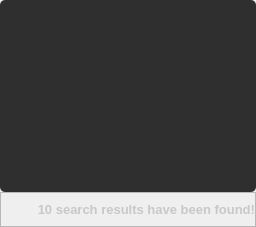
            <widget class="QWidget" name="tb_search">
             <attribute name="icon">
              <iconset>
               <normalon>:/search/procurar.png</normalon>
              </iconset>
             </attribute>
             <attribute name="title">
              <string>Search</string>
             </attribute>
             <layout class="QVBoxLayout" name="verticalLayout_8">
              <property name="spacing">
               <number>0</number>
              </property>
              <property name="leftMargin">
               <number>0</number>
              </property>
              <property name="topMargin">
               <number>0</number>
              </property>
              <property name="rightMargin">
               <number>0</number>
              </property>
              <property name="bottomMargin">
               <number>0</number>
              </property>
              <item>
               <widget class="QFrame" name="fr_search_list">
                <property name="frameShape">
                 <enum>QFrame::NoFrame</enum>
                </property>
                <property name="frameShadow">
                 <enum>QFrame::Raised</enum>
                </property>
                <layout class="QHBoxLayout" name="horizontalLayout_17">
                 <property name="spacing">
                  <number>0</number>
                 </property>
                 <property name="leftMargin">
                  <number>0</number>
                 </property>
                 <property name="topMargin">
                  <number>0</number>
                 </property>
                 <property name="rightMargin">
                  <number>0</number>
                 </property>
                 <property name="bottomMargin">
                  <number>0</number>
                 </property>
                 <item>
                  <widget class="QTableWidget" name="tb_search_list">
                   <property name="font">
                    <font>
                     <pointsize>10</pointsize>
                     <bold>true</bold>
                    </font>
                   </property>
                   <property name="styleSheet">
                    <string notr="true">background-color: rgb(47, 47, 47);
border-radius: 5px;</string>
                   </property>
                  </widget>
                 </item>
                </layout>
               </widget>
              </item>
              <item>
               <widget class="QFrame" name="fr_search_result">
                <property name="minimumSize">
                 <size>
                  <width>0</width>
                  <height>35</height>
                 </size>
                </property>
                <property name="maximumSize">
                 <size>
                  <width>16777215</width>
                  <height>35</height>
                 </size>
                </property>
                <property name="frameShape">
                 <enum>QFrame::StyledPanel</enum>
                </property>
                <property name="frameShadow">
                 <enum>QFrame::Raised</enum>
                </property>
                <layout class="QHBoxLayout" name="horizontalLayout_18">
                 <property name="spacing">
                  <number>0</number>
                 </property>
                 <property name="leftMargin">
                  <number>0</number>
                 </property>
                 <property name="topMargin">
                  <number>0</number>
                 </property>
                 <property name="rightMargin">
                  <number>0</number>
                 </property>
                 <property name="bottomMargin">
                  <number>0</number>
                 </property>
                 <item>
                  <widget class="QLabel" name="lb_search_result">
                   <property name="font">
                    <font>
                     <pointsize>10</pointsize>
                     <bold>true</bold>
                    </font>
                   </property>
                   <property name="text">
                    <string>&lt;html&gt;&lt;head/&gt;&lt;body&gt;&lt;p&gt;&lt;span style=&quot; color:#c8c8c8;&quot;&gt;10 search results have been found!&lt;/span&gt;&lt;/p&gt;&lt;/body&gt;&lt;/html&gt;</string>
                   </property>
                   <property name="alignment">
                    <set>Qt::AlignRight|Qt::AlignTrailing|Qt::AlignVCenter</set>
                   </property>
                  </widget>
                 </item>
                </layout>
               </widget>
              </item>
             </layout>
            </widget>
